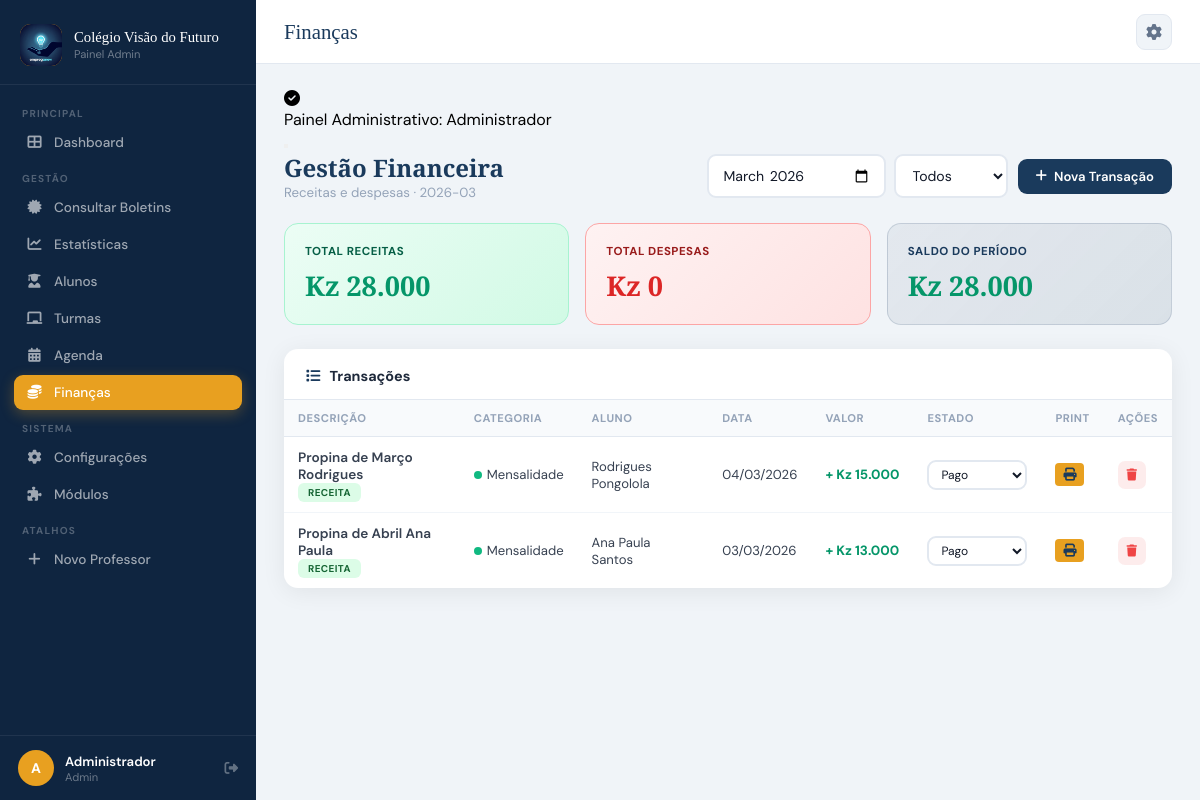
Page /paginas/financas.php (signed in) on the committed database.
### tables this page shows
CREATE TABLE `fin_transacoes` (
  `id` int(11) NOT NULL,
  `descricao` varchar(255) NOT NULL,
  `valor` decimal(15,2) NOT NULL,
  `tipo` enum('receita','despesa') NOT NULL,
  `categoria_id` int(11) DEFAULT NULL,
  `aluno_id` int(11) DEFAULT NULL,
  `data_transacao` date NOT NULL,
  `estado` enum('pago','pendente','cancelado') DEFAULT 'pago',
  `observacoes` text DEFAULT NULL,
  `criado_por` int(11) DEFAULT NULL,
  `criado_em` timestamp NOT NULL DEFAULT current_timestamp()
);

CREATE TABLE `fin_categorias` (
  `id` int(11) NOT NULL,
  `nome` varchar(100) NOT NULL,
  `tipo` enum('receita','despesa') NOT NULL,
  `cor` varchar(20) DEFAULT '#3498db',
  `ativo` tinyint(1) DEFAULT 1
);

CREATE TABLE `alunos` (
  `id` int(11) NOT NULL,
  `nome_completo` varchar(200) NOT NULL,
  `email_aluno` varchar(150) DEFAULT NULL,
  `senha_acesso` varchar(255) NOT NULL,
  `data_nascimento` date DEFAULT NULL,
  `genero` enum('M','F','Outro') DEFAULT NULL,
  `foto` varchar(255) DEFAULT NULL,
  `turma_id` int(11) DEFAULT NULL,
  `responsavel_nome` varchar(200) DEFAULT NULL,
  `responsavel_telefone` varchar(20) DEFAULT NULL,
  `responsavel_email` varchar(150) DEFAULT NULL,
  `morada` varchar(500) DEFAULT NULL,
  `estado` enum('ativo','inativo','transferido') DEFAULT 'ativo',
  `data_matricula` date DEFAULT NULL,
  `criado_em` timestamp NOT NULL DEFAULT current_timestamp()
);

### paginas/financas.php (the view, shortened to what this page needs)
<?php
require_once '../includes/conexao.php';
$mes = $_GET['mes'] ?? date('Y-m');
$where = "DATE_FORMAT(t.data_transacao,'%Y-%m')='$mes'";
$r_rec = $conn->query("SELECT COALESCE(SUM(valor),0) v FROM fin_transacoes WHERE tipo='receita' AND estado='pago' AND data_transacao LIKE '$mes%'");
$receitas = ($r_rec) ? $r_rec->fetch_assoc()['v'] : 0;
$r_des = $conn->query("SELECT COALESCE(SUM(valor),0) v FROM fin_transacoes WHERE tipo='despesa' AND estado='pago' AND data_transacao LIKE '$mes%'");
$despesas = ($r_des) ? $r_des->fetch_assoc()['v'] : 0;
$saldo = $receitas - $despesas;
$transacoes = $conn->query("SELECT t.*, c.nome cat_nome, c.cor cat_cor, a.nome_completo aluno_nome
    FROM fin_transacoes t
    LEFT JOIN fin_categorias c ON t.categoria_id=c.id
    LEFT JOIN alunos a ON t.aluno_id=a.id
    WHERE $where ORDER BY t.data_transacao DESC, t.criado_em DESC");
require_once '../includes/cabecalho.php';
?>
<div style="display:flex;align-items:center;justify-content:space-between;margin-bottom:22px">
  <div>
    <h2 style="font-family:'Playfair Display',serif;color:var(--p);font-size:1.5rem">Gestão Financeira</h2>
    <p style="color:#94a3b8;font-size:.83rem">Receitas e despesas · <?= $mes ?></p>
  </div>
  <div style="display:flex;gap:10px;align-items:center">
    <form method="GET" style="display:flex;gap:8px;align-items:center">
      <input type="month" name="mes" class="form-control" value="<?= $mes ?>" style="width:auto" onchange="this.form.submit()">
      <select name="tipo" class="form-control" style="width:auto" onchange="this.form.submit()">
        <option value="">Todos</option>
      </select>
    </form>
    <button class="btn btn-p" onclick="abrirModal('modalTrans')"><i class="fas fa-plus"></i> Nova Transação</button>
  </div>
</div>
<div style="display:grid;grid-template-columns:repeat(3,1fr);gap:16px;margin-bottom:24px">
  <div style="border-radius:var(--raio);padding:20px;background:linear-gradient(135deg,#ecfdf5,#d1fae5);border:1px solid #a7f3d0">
    <div style="font-size:.72rem;font-weight:700;text-transform:uppercase;letter-spacing:.5px;color:#065f46;margin-bottom:8px">Total Receitas</div>
    <div style="font-family:'Playfair Display',serif;font-size:1.7rem;font-weight:700;color:#059669">Kz <?= number_format($receitas,0,',','.') ?></div>
  </div>
  <div style="border-radius:var(--raio);padding:20px;background:linear-gradient(135deg,#fef2f2,#fee2e2);border:1px solid #fca5a5">
    <div style="font-size:.72rem;font-weight:700;text-transform:uppercase;letter-spacing:.5px;color:#991b1b;margin-bottom:8px">Total Despesas</div>
    <div style="font-family:'Playfair Display',serif;font-size:1.7rem;font-weight:700;color:#dc2626">Kz <?= number_format($despesas,0,',','.') ?></div>
  </div>
  <div style="border-radius:var(--raio);padding:20px;background:linear-gradient(135deg,rgba(26,58,92,0.06),rgba(26,58,92,0.1));border:1px solid rgba(26,58,92,0.15)">
    <div style="font-size:.72rem;font-weight:700;text-transform:uppercase;letter-spacing:.5px;color:var(--p);margin-bottom:8px">Saldo do Período</div>
    <div style="font-family:'Playfair Display',serif;font-size:1.7rem;font-weight:700;color:<?= $saldo>=0?'#059669':'#dc2626' ?>">Kz <?= number_format($saldo,0,',','.') ?></div>
  </div>
</div>
<div class="card">
  <div class="card-header"><div class="card-titulo"><i class="fas fa-list"></i> Transações</div></div>
  <div class="card-body" style="padding:0;overflow-x:auto">
    <table class="tabela">
      <thead><tr><th>Descrição</th><th>Categoria</th><th>Aluno</th><th>Data</th><th>Valor</th><th>Estado</th><th>Print</th><th>Ações</th></tr></thead>
      <tbody>
      <?php if ($transacoes->num_rows === 0): ?>
        <tr><td colspan="7" style="text-align:center;padding:40px;color:#94a3b8">Nenhuma transação neste período.</td></tr>
      <?php else: ?>
      <?php while ($tr = $transacoes->fetch_assoc()):
        $cor_val = $tr['tipo']==='receita' ? '#059669' : '#dc2626';
        $sinal   = $tr['tipo']==='receita' ? '+' : '−';
      ?>
      <tr>
        <td>
          <div style="font-weight:600;font-size:.85rem"><?= htmlspecialchars($tr['descricao']) ?></div>
          <span class="badge <?= $tr['tipo']==='receita'?'badge-verde':'badge-vermelho' ?>" style="margin-top:3px;font-size:.62rem"><?= ucfirst($tr['tipo']) ?></span>
        </td>
        <td>
          <?php if($tr['cat_nome']): ?>
          <span style="display:inline-flex;align-items:center;gap:5px;font-size:.82rem">
            <span style="width:8px;height:8px;border-radius:50%;background:<?= htmlspecialchars($tr['cat_cor']??'#888') ?>;flex-shrink:0"></span>
            <?= htmlspecialchars($tr['cat_nome']) ?>
          </span>
          <?php else: ?>—<?php endif; ?>
        </td>
        <td style="font-size:.82rem"><?= htmlspecialchars($tr['aluno_nome'] ?? '—') ?></td>
        <td style="font-size:.82rem;white-space:nowrap"><?= date('d/m/Y',strtotime($tr['data_transacao'])) ?></td>
        <td style="font-weight:700;color:<?= $cor_val ?>;white-space:nowrap"><?= $sinal ?> Kz <?= number_format($tr['valor'],0,',','.') ?></td>
        <td>
          <form method="POST" style="display:inline">
            <select name="estado" class="form-control" style="padding:4px 8px;font-size:.75rem;width:auto" onchange="this.form.submit()">
              <option value="pago" <?= $tr['estado']==='pago'?'selected':'' ?>>Pago</option>
            </select>
          </form>
        </td>
        <td>
            <?php if ($tr['tipo'] === 'receita' && $tr['estado'] === 'pago'): ?>
              <a href="recibo.php?id=<?= $tr['id'] ?>" target="_blank" class="btn"
                 style="background:#e8a020; color:#1a3a5c; padding:5px 8px; border-radius:4px;" title="Imprimir Recibo">
                <i class="fas fa-print"></i>
              </a>
            <?php endif; ?>
          </td>
        <td>
          <form method="POST" style="display:inline" onsubmit="return confirm('Remover transação?')">
            <button type="submit" class="btn-acao btn-apagar"><i class="fas fa-trash"></i></button>
          </form>
        </td>
      </tr>
      <?php endwhile; endif; ?>
      </tbody>
    </table>
  </div>
</div>
<?php require_once '../includes/rodape.php'; ?>

### rows in the picture
fin_transacoes: descricao "Propina de Março Rodrigues", tipo "RECEITA", categoria.nome "Mensalidade", aluno.nome_completo "Rodrigues Pongolola", data_transacao "04/03/2026", tipo "+", valor "15.000", estado "Pago"
fin_transacoes: descricao "Propina de Abril Ana Paula", tipo "RECEITA", categoria.nome "Mensalidade", aluno.nome_completo "Ana Paula Santos", data_transacao "03/03/2026", tipo "+", valor "13.000", estado "Pago"

### other values in the picture
$nome_escola "Colégio Visão do Futuro"
$item['label'] "Dashboard"
$item['label'] "Alunos"
$item['label'] "Turmas"
$item['label'] "Agenda"
$item['label'] "Finanças"
$item['label'] "Configurações"
$item['label'] "Módulos"
$user_inicial "A"
$user_nome "Administrador"
$user_tipo "Admin"
$titulo_pagina "Finanças"
$f['texto'] "Painel Administrativo: Administrador"
$receitas "28.000"
$despesas "0"
